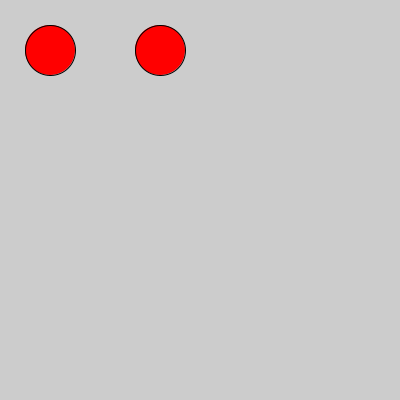
Frame 1 (no input)
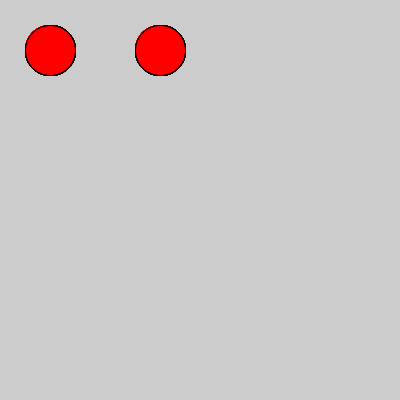
Frame 60 (the mouse pressed at the canvas centre just before this capture)
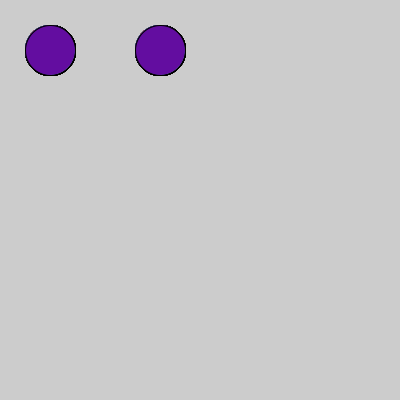
Frame 120 (the mouse held since frame 60 and released just before this capture)

The Processing sketch that drew these frames (run headless with seeded random() and noise(); from frame 60 on, the mouse is pressed at the canvas centre):

// Processing sketch: googlieEyes
// ── googlieEyes.pde
void setup() {
   size(400, 400);
    fill (255,0,0); 
}

void draw () {
   ellipse(50, 50, 50, 50);
   ellipse (160, 50, 50, 50);
   
   if (mousePressed) {
     fill (random(255), random(255), random(255));
   }
  
}
